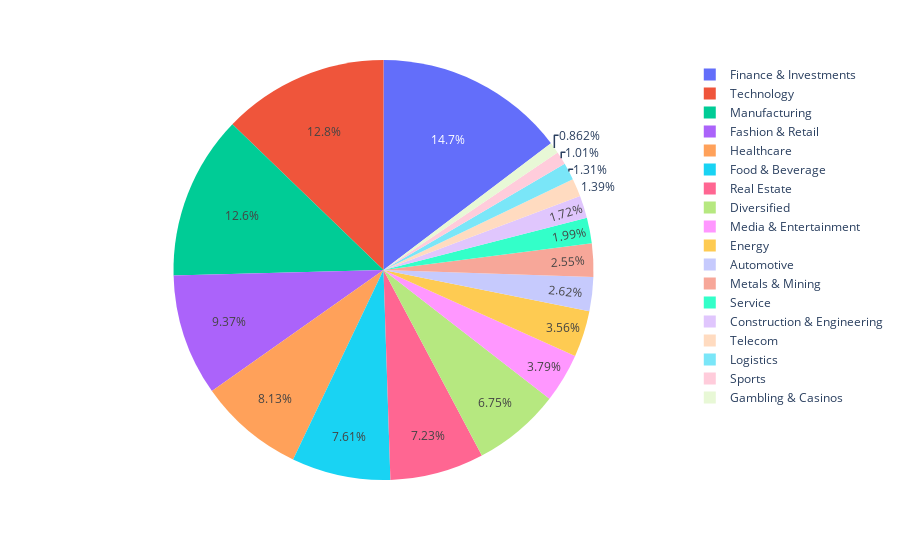

Notebook source saved alongside this figure:
### Code cell
fig = px.pie(
    data.industries.value_counts().reset_index(),
    values='industries',
    names='index'
)
fig.show()

### Figure 1 — Plotly figure (JSON) as saved in the notebook; plotly's stock layout.template omitted (floating-point values rounded to 4 significant figures)
{"data": [{"domain": {"x": [0, 1], "y": [0, 1]}, "hovertemplate": "index=%{label}<br>industries=%{value}<extra></extra>", "labels": ["Finance & Investments", "Technology", "Manufacturing", "Fashion & Retail", "Healthcare", "Food & Beverage", "Real Estate", "Diversified", "Media & Entertainment", "Energy", "Automotive", "Metals & Mining", "Service", "Construction & Engineering", "Telecom", "Logistics", "Sports", "Gambling & Casinos"], "legendgroup": "", "name": "", "showlegend": true, "type": "pie", "values": [392, 341, 337, 250, 217, 203, 193, 180, 101, 95, 70, 68, 53, 46, 37, 35, 27, 23]}], "layout": {"legend": {"tracegroupgap": 0}, "margin": {"t": 60}}}
